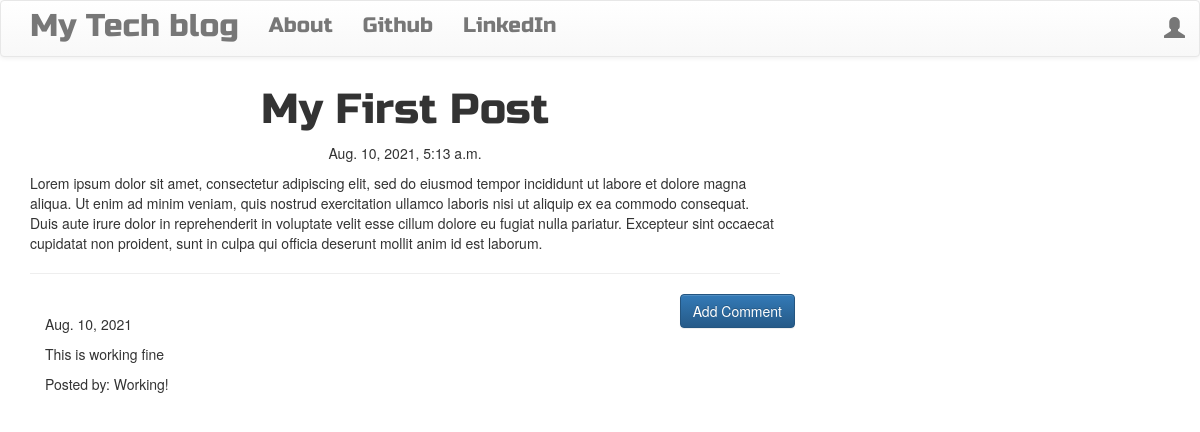
Page /post/7 on the committed database.
### blog_app/models.py (models this page shows, shortened)
class Post(models.Model):
    author = models.ForeignKey('auth.User', on_delete=models.CASCADE)
    title =  models.CharField(max_length=200)
    text = models.TextField()
    create_date = models.DateField(default=timezone.now)
    published_date = models.DateTimeField(blank=True, null=True)

class Comment(models.Model):
    post = models.ForeignKey('blog_app.Post', related_name='comments', on_delete=models.CASCADE)
    author = models.CharField(max_length=200)
    text = models.TextField()
    create_date = models.DateField(default=timezone.now)
    approved_comment = models.BooleanField(default=False)

### blog_app/views.py (the view)
# urls.py: path('post/<int:pk>', views.PostDetailView.as_view(), name='post_detail'),
class PostDetailView(DetailView):
    model = Post

### blog_app/templates/blog_app/post_detail.html (shortened to what this page needs)
{% extends "blog_app/base.html" %}
{% block content %}
<h1 class="posttitle loader"> {{ post.title }}</h1>
{% if post.published_date %}
  <div class="date postdate">
    {{ post.published_date }}
  </div>
{% else %}
  <a class="btn btn-default" href="{% url 'post_publish' pk=post.pk %}">Publish</a>
{% endif %}
<p class="postcontent">{{ post.text|safe|linebreaks }}</p>
<hr />
<a class="btn btn-primary btn-comment" href="{% url 'add_comment_to_post' pk=post.pk %}">Add Comment</a>
<div class="container">
  {% for comment in post.comments.all %}
  <br />
    {% if user.is_authenticated or comment.approved_comment %}
      {{ comment.create_date}}
        <p>{{ comment.text|safe|linebreaks }}</p>
        <p>Posted by: {{ comment.author }}</p>
    {% endif %}
    {% empty %}
    <p>No Comments!</p>
  {% endfor %}
</div>
{% endblock %}

### blog_app/templates/blog_app/base.html (shortened to what this page needs)
<!DOCTYPE html>
{% load static %}
<html lang="en" dir="ltr">
  <head>
    <link rel="stylesheet" href="https://maxcdn.bootstrapcdn.com/bootstrap/3.3.7/css/bootstrap.min.css"
 />
    <link rel="stylesheet" href="https://maxcdn.bootstrapcdn.com/bootstrap/3.3.7/css/bootstrap-theme.min.css"
>
    <link rel="stylesheet" href="//cdn.jsdelivr.net/medium-editor/latest/css/medium-editor.min.css" type="text/css" media="screen" charset="utf-8">
    <link rel="stylesheet" href="{% static 'css/blog_app.css' %}">
  </head>
  <body>
    <nav class="navbar navbar-default techfont custom-navbar">
  <div class="container">
    <ul class="nav navbar-nav">
      <li><a class='navbar-brand bigbrand' href="{% url 'post_list' %}">My Tech blog</a></li>
      <li><a href="{% url 'about' %}">About</a></li>
      <li><a href="https://www.github.com">Github</a></li>
      <li><a href="https://www.linkedin.com">LinkedIn</a></li>
    </ul>
    <ul class="nav navbar-nav navbar-right">
      {% if user.is_authenticated %}
      <li>
        <a href="{% url 'post_new' %}" >New Post</a>
      </li>
      <li>
        <a href="{% url 'post_draft_list' %}">Drafts</a>
      </li>
      <li>
        <a href="{% url 'logout' %}" >Log out</a>
      </li>
      <li>
        <a >Welcome: {{ user.username }}</a>
      </li>
        {% else %}
        <li><a class='nav navbar-right' href="{% url 'login' %}" ><span class="glyphicon glyphicon-user"></span></a></li>
      {% endif %}
    </ul>
</div>
</nav>
      <div class="content container">
          <div class="row">
              <div class="col-md-8">
                <div class="blog_posts">
                  {% block content %}
                  {% endblock %}
                </div>
              </div>
          </div>
      </div>
  </body>
</html>

### blog_app/static/css/blog_app.css (style rules this page uses)
.techfont { font-family: 'Russo One', sans-serif; font-size: 1.5em; margin-bottom: 10px; }
.postdate { text-align: center;. }
.posttitle { font-family: 'Russo One', sans-serif; font-size: 3em; text-align: center; }
.postcontent { font-family: 'Montserrat'; font-size: 1.5em; }
.btn-comment { position: absolute; right: 0px; }
.bigbrand { font-size: 1.5em; }
.loader { filter:hue-rotate(0deg); color: linear-gradient(45deg,#0f8,#08f); animation:hue 5000ms infinite linear; }

### rows in the picture
Post: title "My First Post", published_date "Aug. 10, 2021, 5:13 a.m.", text "Lorem ipsum dolor sit amet, consectetur adipiscing elit, sed do eiusmod tempor incididunt ut labore et dolore magna aliqua. Ut enim ad minim veniam, quis nostrud exercitation ullamco laboris nisi ut aliquip ex ea commodo consequat. Duis aute irure dolor in reprehenderit in voluptate velit esse cillum dolore eu fugiat nulla pariatur. Excepteur sint occaecat cupidatat non proident, sunt in culpa qui officia deserunt mollit anim id est laborum."
Comment: create_date "Aug. 10, 2021", text "This is working fine", author "Working!"
